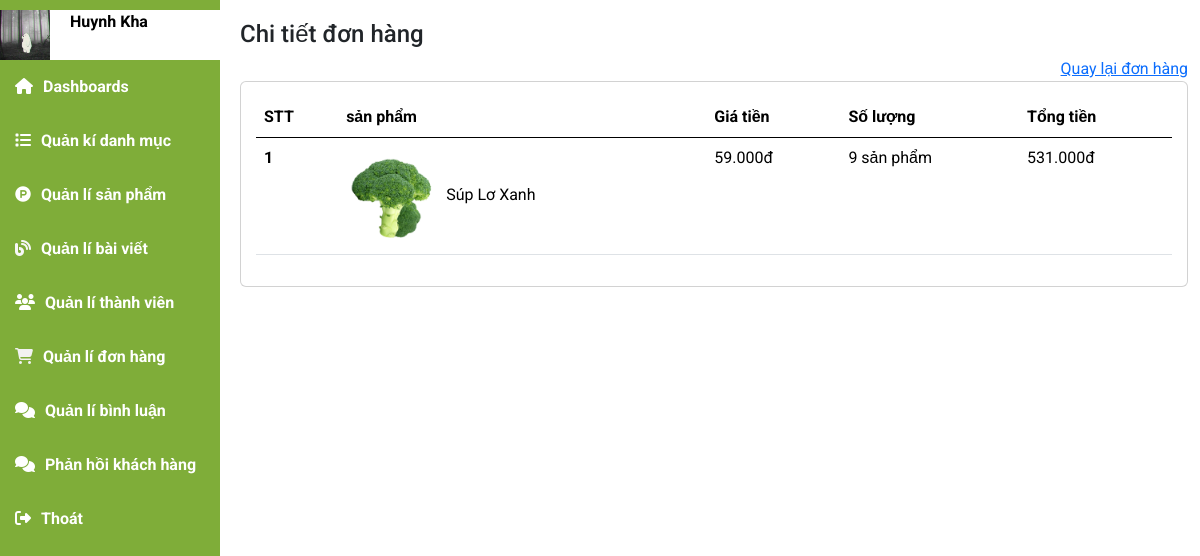
Page /index.php?mod=admin&act=donhang_detail&MaDH=92 (signed in) on the committed database.
### tables this page shows
CREATE TABLE `chitietdonhang` (
  `MaDH` int NOT NULL,
  `MaSP` int NOT NULL,
  `GiaSP` double(10,0) NOT NULL,
  `SoLuong` int NOT NULL
);

CREATE TABLE `sanpham` (
  `MaSP` int NOT NULL,
  `TenSP` varchar(50) NOT NULL,
  `GiaSP` double(10,0) NOT NULL DEFAULT '0' COMMENT 'Tiền Việt không có chữ số thập phân, mặc định là 0(nếu =0 thì hết hàng ví dụ )',
  `HinhAnh` text NOT NULL,
  `TieuDe` text,
  `MoTa` text,
  `MaDM` int DEFAULT NULL,
  `LuotXem` int NOT NULL,
  `GiaGiam` double(10,0) NOT NULL DEFAULT '0'
);

### model/m_pdo.php (called while the page is built, shortened)
<?php
function pdo_get_connection(){
    $dburl = "mysql:host=localhost;dbname=organic;charset=utf8";
    $username = 'root';
    $password = '';
    $conn = new PDO($dburl, $username, $password);
    $conn->setAttribute(PDO::ATTR_ERRMODE, PDO::ERRMODE_EXCEPTION);
    return $conn;
}
function pdo_query($sql){
    $sql_args = array_slice(func_get_args(), 1);
    try{
        $conn = pdo_get_connection();
        $stmt = $conn->prepare($sql);
        $stmt->execute($sql_args);
        $rows = $stmt->fetchAll();
        return $rows;
    }
    catch(PDOException $e){
        throw $e;
    }
    finally{
        unset($conn);
    }
}

### model/m_admin.php (called while the page is built, shortened)
<?php
    include_once 'model/m_pdo.php';
        function history_adminorder($MaDH){
            return pdo_query("SELECT ctdh.*, dh.*, sp.* FROM chitietdonhang ctdh INNER JOIN donhang dh ON ctdh.MaDH = dh.MaDH INNER JOIN sanpham sp ON ctdh.MaSP = sp.MaSP  WHERE ctdh.MaDH = ? ",$MaDH);
        }
?>

### view/admin/v_donhang_detail.php (the view, shortened to what this page needs)
<div class="main-content">
    <div class="title-page">
        <h4>Chi tiết đơn hàng</h4><div class="back_myaccount" style="text-align: right;">
        <a href="index.php?mod=admin&act=admin_donhang">Quay lại đơn hàng</a>
    </div>
    </div>
    <section class="row">
        <div class="col-sm-12 col-md-12 col xl-12">
            <div class="card chart">
                <table class="table  ">
                    <thead>
                        <tr>
                        <th scope="col">STT</th>
                        <th scope="col">sản phẩm</th>
                        <th scope="col">Giá tiền </th>
                        <th scope="col">Số lượng</th>
                        <th scope="col">Tổng tiền</th>
                        </tr>
                    </thead>
                    <tbody>
                        <?php
                            $stt = 1;
                            foreach($detaildonhangadmin as $item):
                                $TongTien = $item['SoLuong']*$item['GiaSP'];
                        ?>
                        <tr>
                            <th ><?=$stt?></th>
                            <td><img src="view/img/traicay/<?=$item['HinhAnh']?>" alt="" style="width:100px;"><?=$item['TenSP']?></td>
                            <td><?=number_format($item['GiaSP'],"0",",",".")?>đ</td>
                            <td><?=$item['SoLuong']?> sản phẩm</td>
                            <td><?=number_format($TongTien,"0",",",".")?>đ</td>
                        </tr>
                        <?php
                                $stt++;
                            endforeach;
                        ?>
                    </tbody>
                </table>
            </div>
        </div>
    </section>
</div>

### view/css/admin.css (style rules this page uses)
* { padding: 0; margin: 0; box-sizing: border-box; font-family: 'Roboto', sans-serif; }
body { background-color: #e6e6e6; }
.main-content { padding-left: 240px; padding-bottom: 20px; }
.main-content .title-page { padding-top: 20px; }
.chart { padding: 15px; border-radius: 10px; }

### rows in the picture
chitietdonhang: MaSP.HinhAnh (picture), MaSP.TenSP "Súp Lơ Xanh", MaSP.GiaSP "59.000", SoLuong "9", SoLuong.GiaSP "531.000"

### other values in the picture
$_SESSION['user']['HoTen'] "Huynh Kha"
